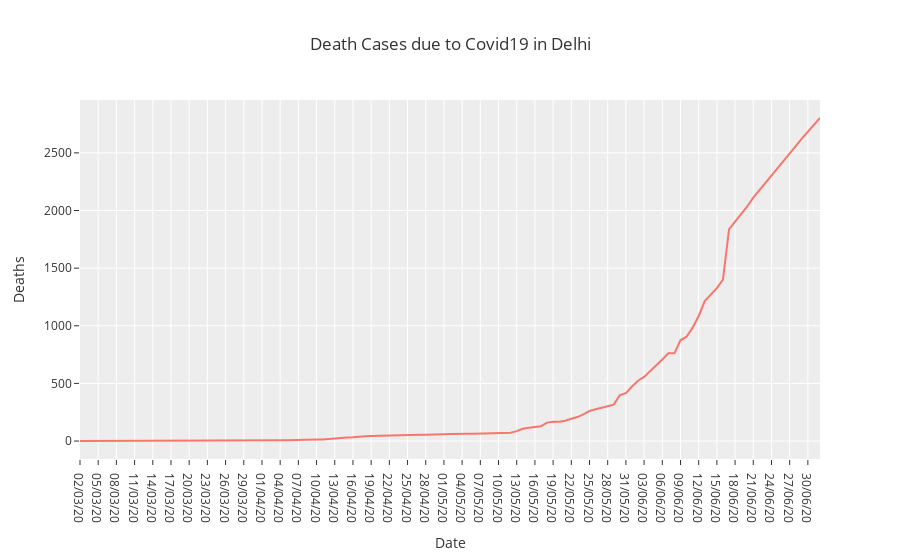

The code cell stored with this chart in its notebook:
### Markdown cell above
###  Death Cases due to Corona in Delhi

### Code cell
Del=covid1[covid1['State/UnionTerritory']=='Delhi']
fig = px.line(Del, x="Date", y="Deaths", title='Death Cases due to Covid19 in Delhi')
fig.show()

### Figure 1 — Plotly figure (JSON) as saved in the notebook; plotly's stock layout.template omitted (floating-point values rounded to 4 significant figures)
{"data": [{"hovertemplate": "Date=%{x}<br>Deaths=%{y}<extra></extra>", "legendgroup": "", "line": {"color": "#F8766D", "dash": "solid"}, "mode": "lines", "name": "", "orientation": "v", "showlegend": false, "type": "scatter", "x": ["02/03/20", "03/03/20", "04/03/20", "05/03/20", "06/03/20", "07/03/20", "08/03/20", "09/03/20", "10/03/20", "11/03/20", "12/03/20", "13/03/20", "14/03/20", "15/03/20", "16/03/20", "17/03/20", "18/03/20", "19/03/20", "20/03/20", "21/03/20", "22/03/20", "23/03/20", "24/03/20", "25/03/20", "26/03/20", "27/03/20", "28/03/20", "29/03/20", "30/03/20", "31/03/20", "01/04/20", "02/04/20", "03/04/20", "04/04/20", "05/04/20", "06/04/20", "07/04/20", "08/04/20", "09/04/20", "10/04/20", "11/04/20", "12/04/20", "13/04/20", "14/04/20", "15/04/20", "16/04/20", "17/04/20", "18/04/20", "19/04/20", "20/04/20", "21/04/20", "22/04/20", "23/04/20", "24/04/20", "25/04/20", "26/04/20", "27/04/20", "28/04/20", "29/04/20", "30/04/20", "01/05/20", "02/05/20", "03/05/20", "04/05/20", "05/05/20", "06/05/20", "07/05/20", "08/05/20", "09/05/20", "10/05/20", "11/05/20", "12/05/20", "13/05/20", "14/05/20", "15/05/20", "16/05/20", "17/05/20", "18/05/20", "19/05/20", "20/05/20", "21/05/20", "22/05/20", "23/05/20", "24/05/20", "25/05/20", "26/05/20", "27/05/20", "28/05/20", "29/05/20", "30/05/20", "31/05/20", "01/06/20", "02/06/20", "03/06/20", "04/06/20", "05/06/20", "06/06/20", "07/06/20", "08/06/20", "09/06/20", "10/06/20", "11/06/20", "12/06/20", "13/06/20", "14/06/20", "15/06/20", "16/06/20", "17/06/20", "18/06/20", "19/06/20", "20/06/20", "21/06/20", "22/06/20", "23/06/20", "24/06/20", "25/06/20", "26/06/20", "27/06/20", "28/06/20", "29/06/20", "30/06/20", "01/07/20", "02/07/20"], "xaxis": "x", "y": [0, 0, 0, 0, 0, 0, 0, 0, 0, 0, 0, 0, 1, 1, 1, 1, 1, 1, 1, 1, 1, 1, 1, 1, 1, 1, 1, 2, 2, 2, 2, 4, 4, 6, 7, 7, 7, 9, 9, 13, 14, 19, 24, 28, 30, 32, 38, 42, 43, 45, 47, 47, 48, 50, 53, 54, 54, 54, 54, 56, 59, 61, 64, 64, 64, 64, 65, 66, 68, 73, 73, 73, 86, 106, 115, 123, 129, 160, 168, 168, 176, 194, 208, 231, 261, 276, 288, 303, 316, 398, 416, 473, 523, 556, 606, 650, 708, 761, 761, 874, 905, 984, 1085, 1214, 1271, 1327, 1400, 1837, 1904, 1969, 2035, 2112, 2175, 2233, 2301, 2365, 2429, 2492, 2558, 2623, 2680, 2742, 2803], "yaxis": "y"}], "layout": {"legend": {"tracegroupgap": 0}, "title": {"text": "Death Cases due to Covid19 in Delhi"}, "xaxis": {"anchor": "y", "domain": [0, 1], "title": {"text": "Date"}}, "yaxis": {"anchor": "x", "domain": [0, 1], "title": {"text": "Deaths"}}}}
